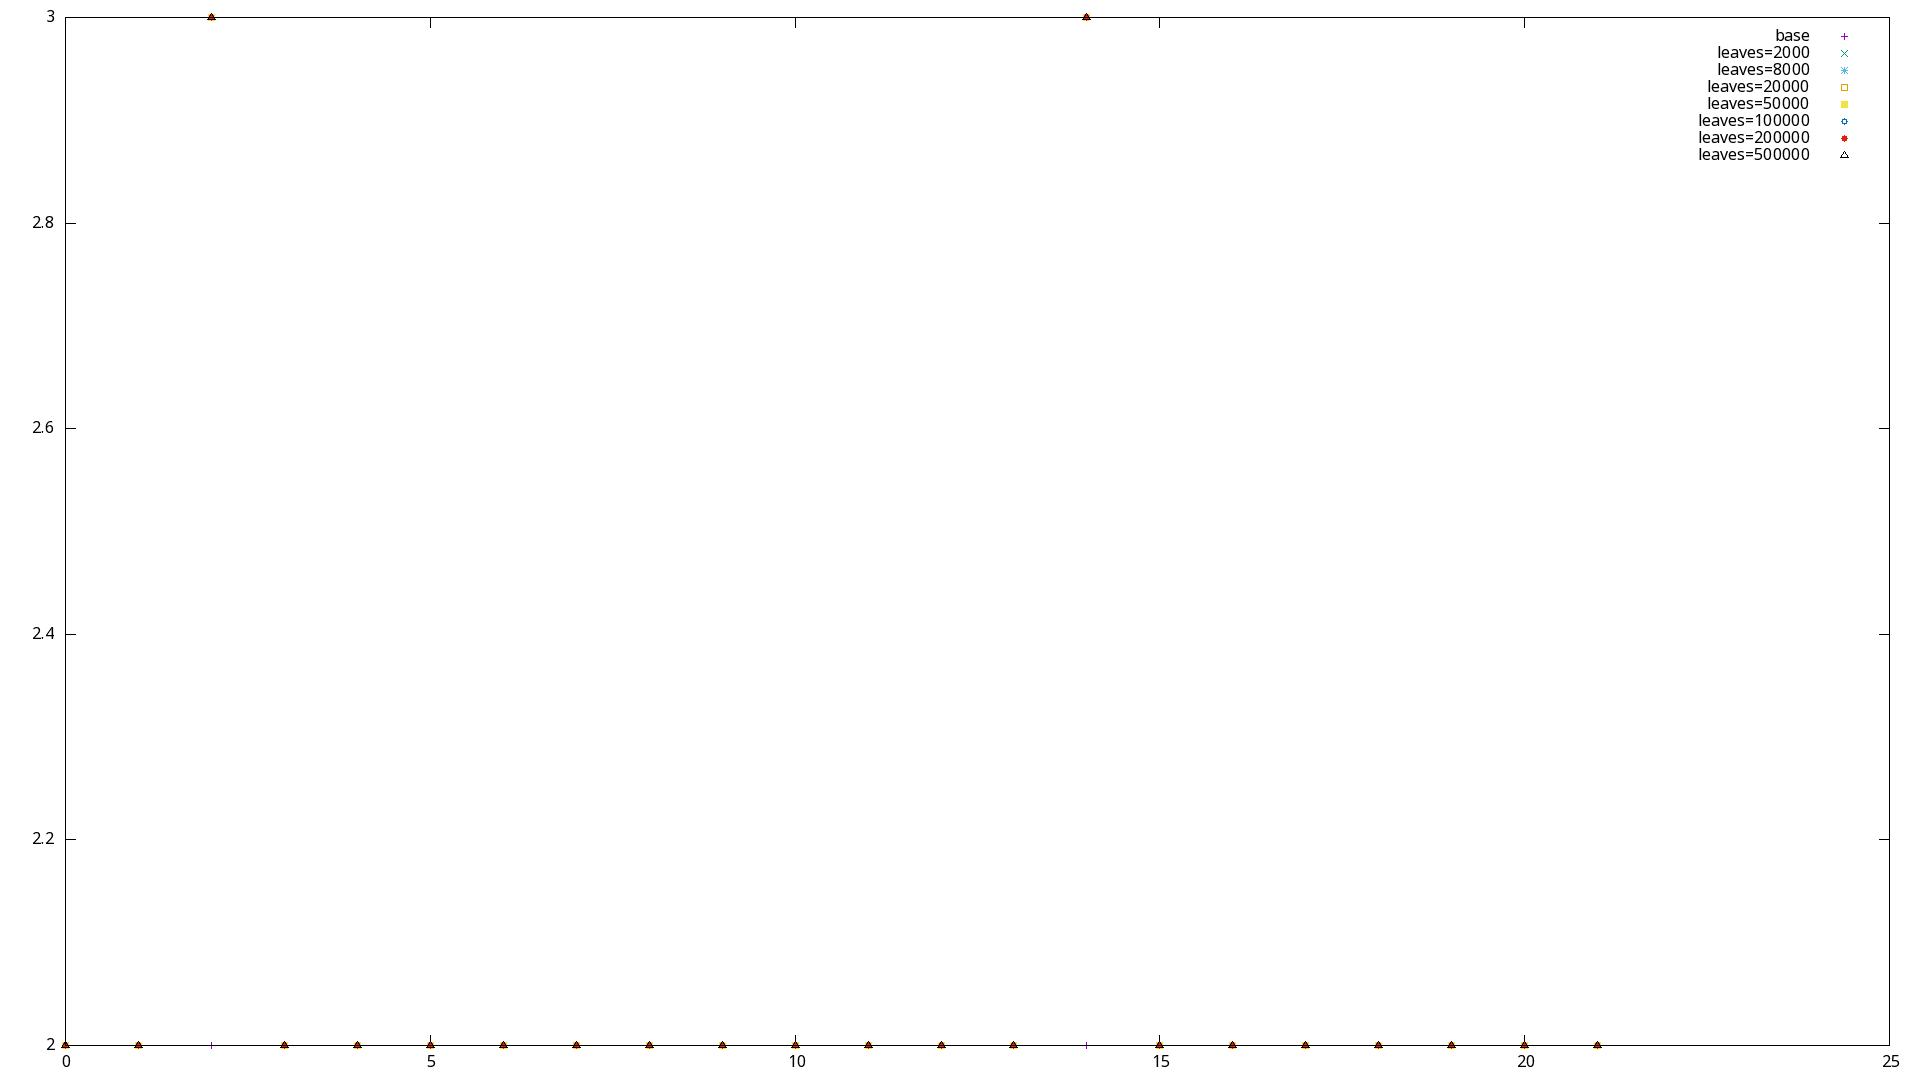

Reproduce this figure in gnuplot.
set terminal png size 1920,1080
set output '07_enemies.png'
plot '07_enemies_base.dat' title 'base', '07_enemies_2000.dat' title 'leaves=2000', '07_enemies_8000.dat' title 'leaves=8000', '07_enemies_20000.dat' title 'leaves=20000', '07_enemies_50000.dat' title 'leaves=50000', '07_enemies_100000.dat' title 'leaves=100000', '07_enemies_200000.dat' title 'leaves=200000', '07_enemies_500000.dat' title 'leaves=500000'